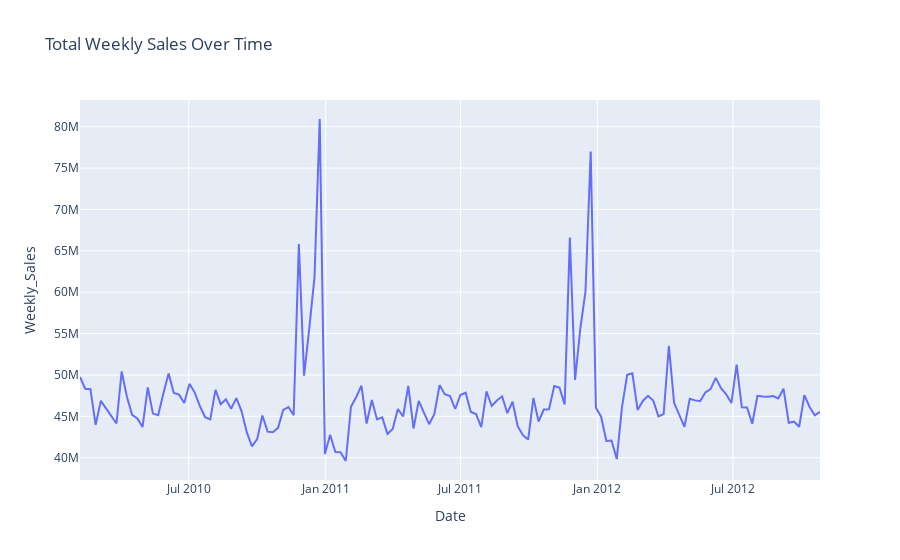

Here is the notebook cell this chart was saved with:
### Markdown cell above
### 📈 Total Weekly Sales Over Time

This line chart displays the overall sales trend across all stores, week by week.

💡 **Insight**:  
- Sharp spikes are clearly visible around **late November** and **late December**, corresponding to **Thanksgiving** and **Christmas** shopping periods.
- Some high-spend weeks (e.g., Christmas Eve 2011) were not flagged as holidays in the original dataset, prompting the creation of the `AdjustedHoliday` column to capture more **business-relevant seasonality**.

### Code cell
import plotly.express as px
full_data['Date'] = pd.to_datetime(full_data['Date'], dayfirst=True)
weekly_sales = full_data.groupby('Date')['Weekly_Sales'].sum().reset_index()
fig = px.line(weekly_sales, x='Date', y='Weekly_Sales', title='Total Weekly Sales Over Time')
fig.show()

### Figure 1 — Plotly figure (JSON) as saved in the notebook; plotly's stock layout.template omitted (floating-point values rounded to 4 significant figures; data arrays with more than 128 entries replaced by an {"elided": "..."} marker saying what was removed)
{"data": [{"hovertemplate": "Date=%{x}<br>Weekly_Sales=%{y}<extra></extra>", "legendgroup": "", "line": {"color": "#636efa", "dash": "solid"}, "marker": {"symbol": "circle"}, "mode": "lines", "name": "", "orientation": "v", "showlegend": false, "type": "scatter", "x": {"elided": "143 str values"}, "xaxis": "x", "y": {"elided": "143 float values"}, "yaxis": "y"}], "layout": {"legend": {"tracegroupgap": 0}, "title": {"text": "Total Weekly Sales Over Time"}, "xaxis": {"anchor": "y", "domain": [0, 1], "title": {"text": "Date"}}, "yaxis": {"anchor": "x", "domain": [0, 1], "title": {"text": "Weekly_Sales"}}}}
